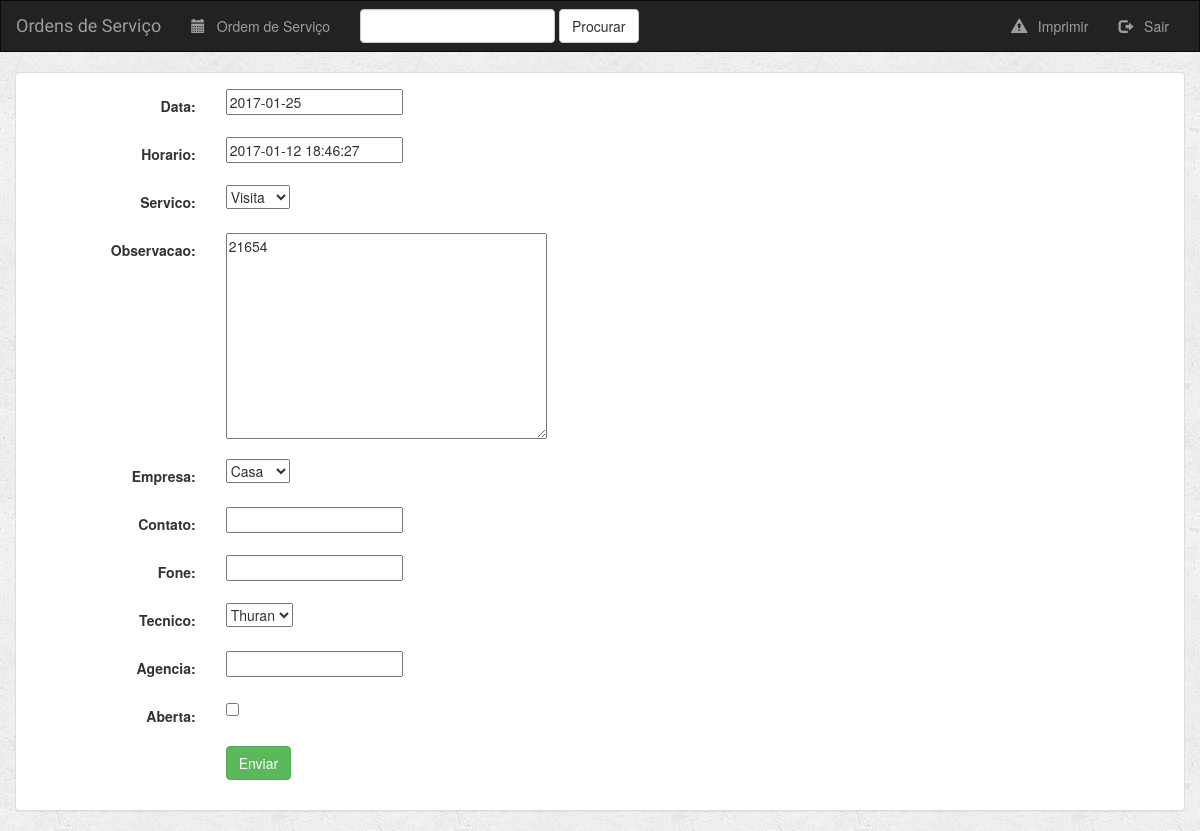
The app's page /services/ordem_de_servico/5/ with its own data.
### ServiceOrdering/models.py (models this page shows, shortened)
class Ordem_de_Servico(models.Model):
    data = models.DateField()
    horario = models.DateTimeField()
    servico = models.ForeignKey(Servico)
    observacao = models.TextField()
    empresa = models.ForeignKey(Empresa)
    contato = models.CharField(max_length=200, blank= True)
    fone = models.CharField(max_length=20, blank= True)
    tecnico = models.ForeignKey(Tecnico)
    agencia = models.CharField(max_length=200, blank=True)
    aberta = models.BooleanField(default=False)
    class Meta:
        verbose_name = 'Ordem de Servico'
        verbose_name_plural = 'Ordens de Servico'

### ServiceOrdering/views.py (the view)
# urls.py: url(r'ordem_de_servico/(?P<pk>[0-9]+)/$', views.UpdateOrdem.as_view(), name='ordem-update'),
class UpdateOrdem(UpdateView):
    model = Ordem_de_Servico
    fields = '__all__'

### ServiceOrdering/models.py (called while the page is built)
    def __str__(self):
        return self.nome

    def __str__(self):
        return self.titulo

    def __str__(self):
        return self.nome

### templates/ServiceOrdering/ordem_de_servico_form.html (shortened to what this page needs)
{% extends 'ServiceOrdering/base.html' %}
{% block body %}
    <div class="container-fluid">
        <div class="row">
            <div class="col-sm-12 col-mid-7">
                <div class="panel panel-default">
                    <div class="panel-body">
                        <form class="form-horizontal" action="" method="post" enctype="application/x-www-form-urlencoded">
                            {% include 'ServiceOrdering/form-template.html' %}
                            <div class="form-group">
                                <div class="col-sm-offset-2 col-sm-10">
                                    <button type="submit" class="btn btn-success">Enviar</button>
                                </div>
                            </div>
                        </form>
                    </div>
                </div>
            </div>
        </div>
    </div>
{% endblock %}

### templates/ServiceOrdering/form-template.html (shortened to what this page needs)
{% for field in form %}
    <div class="form-group">
        <div class="col-sm-offset-2 col-sm-10">
        </div>
        <label class="control-label col-sm-2">{{ field.label_tag }}</label>
        <div class="col-sm-10">{{ field }}</div>
    </div>
{% endfor %}

### ServiceOrdering/static/ServiceOrdering/style.css (style rules this page uses)
body { background: white url("images/background.png"); }

### records on screen
Ordem_de_Servico: form "2017-01-25" "2017-01-12 18:46:27" "Visita" "21654" "Casa" "Thuran"

### other values on screen
{{ field.label_tag }} "Data:" "Horario:" "Servico:" "Observacao:" "Empresa:" "Contato:" "Fone:" "Tecnico:" "Agencia:" "Aberta:"
